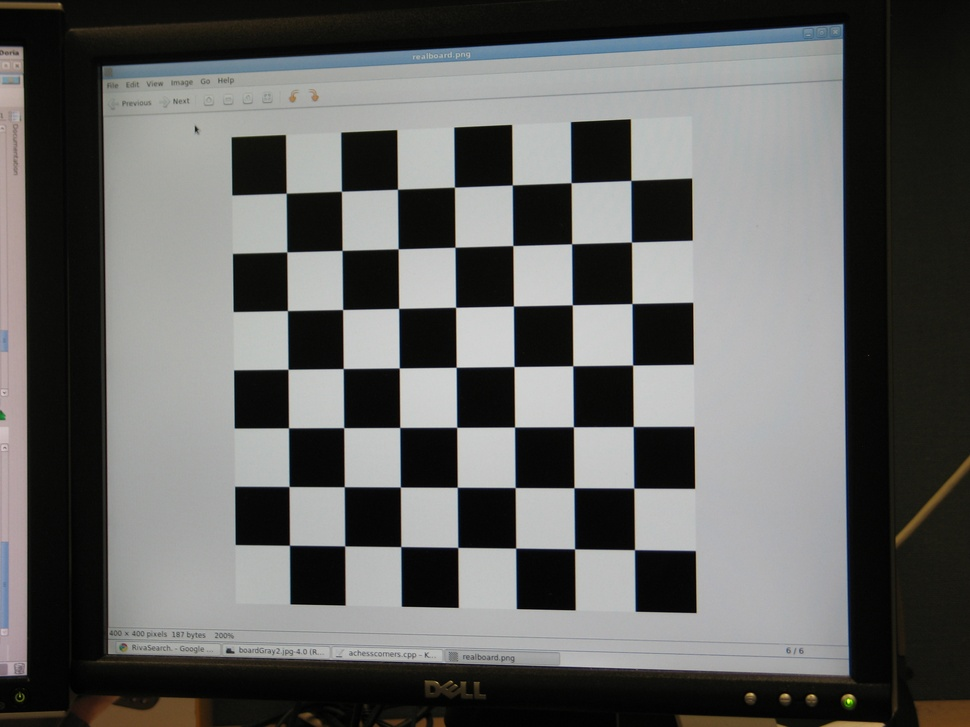
//> input picture c++/src/OpenCV/CheckerBoardCalibration/close.jpg, 970 x 727 px, shrunk from 3072 x 2304 before the run
$ ./FundamentalMatrix ../CheckerBoardCalibration/close.jpg   (built with g++ and OpenCV 4)
//> lines starting //> are read from the running program, lines starting //| are printed output that depends on the picture; after the words box and inside, x2 and y2 are one past the last pixel; in counts of white or black regions, pixels touching at a corner belong together
#include "opencv2/core/core.hpp"
#include "opencv2/imgproc/imgproc.hpp"
#include "opencv2/calib3d/calib3d.hpp"
#include "opencv2/highgui/highgui.hpp"

#include <iostream>
#include <string>

using namespace cv;

std::vector<Point3f> Create3DChessboardCorners(Size boardSize, float squareSize);

int main( int argc, char* argv[])
{
  Size boardSize(7,7); // the number of "inside corners" (where a black square meets a white square). This board is actually 8x8 squares

  float squareSize = 1.f; // This is "1 arbitrary unit"

  std::string imageFileName = argv[1];

  Mat image = imread(imageFileName, 1);
//> image is the input picture: 727 rows x 970 cols, CV_8UC3; mean B, G, R 96.4, 97.9, 97.5

  namedWindow( "Image View", 1 );

  Size imageSize = image.size();
//> imageSize = Size(970, 727)

  // Find the chessboard corners
  vector<vector<Point2f> > imagePoints(1);
  bool found = findChessboardCorners(image, boardSize, imagePoints[0]);
//> imagePoints = 1 point lists; found = true
  if(!found)
    {
    std::cerr << "Could not find chess board!" << std::endl;
    exit(-1);
    }

  drawChessboardCorners(image, boardSize, Mat(imagePoints[0]), found );
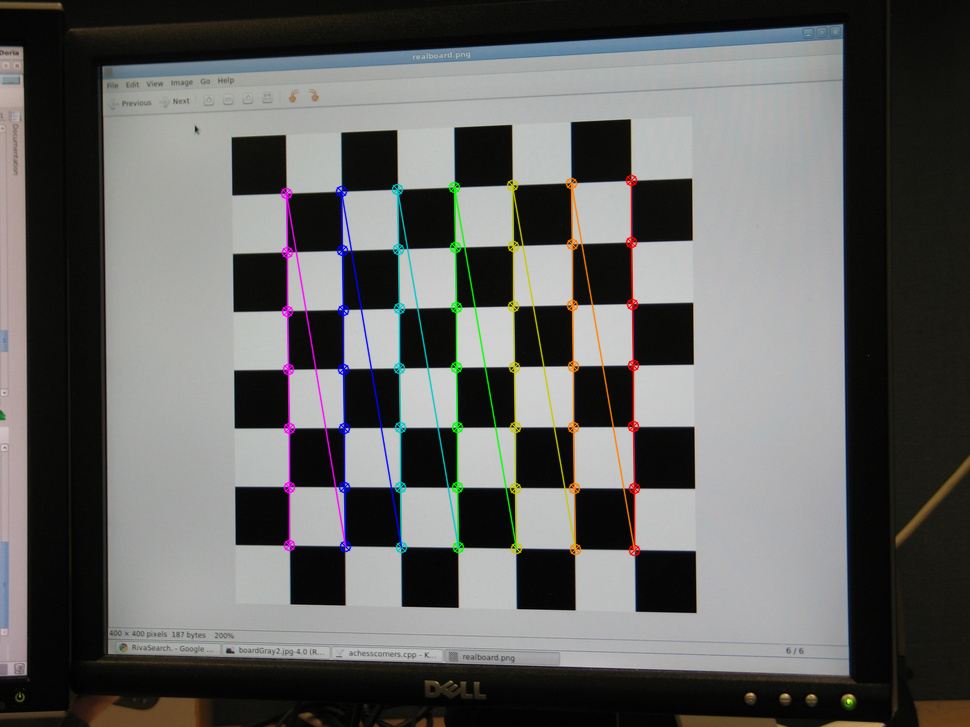
//> image: 727 rows x 970 cols, CV_8UC3; 2.56% of pixels changed, all inside (x1, y1, x2, y2) = (280, 174, 641, 557)

  std::vector<std::vector<Point3f> > objectPoints(1);
  objectPoints[0] = Create3DChessboardCorners(boardSize, squareSize);

  std::vector<Mat> rotationVectors;
  std::vector<Mat> translationVectors;

  Mat distortionCoefficients = Mat::zeros(8, 1, CV_64F); // There are 8 distortion coefficients
  Mat cameraMatrix = Mat::eye(3, 3, CV_64F);

  int flags = 0;
  double rms = calibrateCamera(objectPoints, imagePoints, imageSize, cameraMatrix,
                  distortionCoefficients, rotationVectors, translationVectors, flags|CV_CALIB_FIX_K4|CV_CALIB_FIX_K5);
//> cameraMatrix = [[5791.2, 0, 484.2], [0, 6265.3, 339.6], [0, 0, 1]]; distortionCoefficients = [0.36, 72, -0.111, 0.294, 100752.2]; rms = 1.57

  std::cout << "RMS: " << rms << std::endl;
//| RMS: 1.57012

  std::cout << "Ccamera matrix: " << cameraMatrix << std::endl;
//| Ccamera matrix: [5791.197412217281, 0, 484.2232210459443;
//|  0, 6265.331221522881, 339.5698757370693;
//|  0, 0, 1]
  std::cout << "Distortion _coefficients: " << distortionCoefficients << std::endl;
//| Distortion _coefficients: [0.3603672135070805;
//|  72.00487943896984;
//|  -0.1105659848708037;
//|  0.2937821032571252;
//|  100752.1965224765]

  imshow("Image View", image);
  waitKey(0);

  return 0;
}

std::vector<Point3f> Create3DChessboardCorners(Size boardSize, float squareSize)
{
  // This function creates the 3D points of your chessboard in its own coordinate system

  std::vector<Point3f> corners;

  for( int i = 0; i < boardSize.height; i++ )
  {
    for( int j = 0; j < boardSize.width; j++ )
    {
      corners.push_back(Point3f(float(j*squareSize),
                                float(i*squareSize), 0));
    }
  }

  return corners;
}

$ run again, on c++/src/OpenCV/CheckerBoardCalibration/far_small.jpg
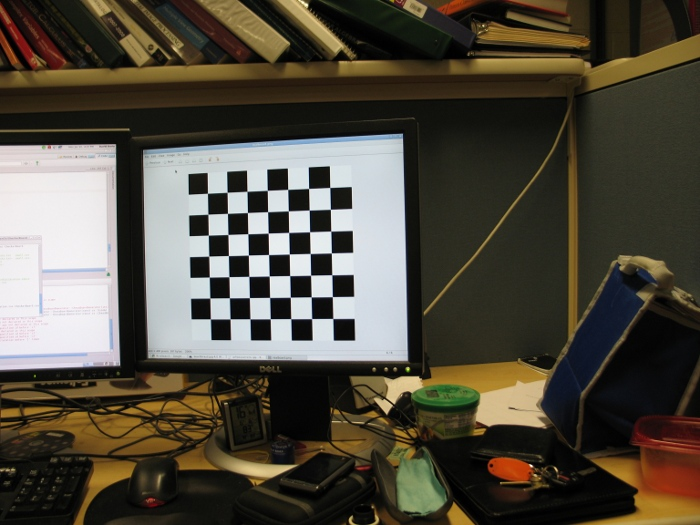
//> input picture c++/src/OpenCV/CheckerBoardCalibration/far_small.jpg, 700 x 525 px
//> image is the input picture: 525 rows x 700 cols, CV_8UC3; mean B, G, R 63.4, 75.6, 81.2
//> imagePoints = 1 point lists; found = true
//> `drawChessboardCorners(image, boardSize, Mat(imagePoints[0]), found );`:
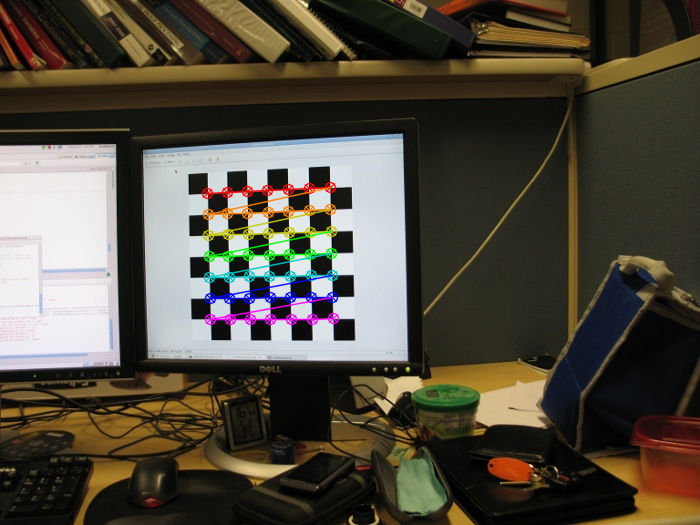
//> image: 525 rows x 700 cols, CV_8UC3; 2.28% of pixels changed, all inside (x1, y1, x2, y2) = (201, 181, 340, 326)
//> cameraMatrix = [[1160.5, 0, 359.2], [0, 1117, 254.3], [0, 0, 1]]; distortionCoefficients = [0.099, -62.9, -0.00178, -0.0219, 1748.2]; rms = 0.0825
//| RMS: 0.0824871
//| Ccamera matrix: [1160.545290488222, 0, 359.2343249579394;
//|  0, 1117.034163872432, 254.2500436990294;
//|  0, 0, 1]
//| Distortion _coefficients: [0.0990154286412307;
//|  -62.89907816007637;
//|  -0.001775430098647746;
//|  -0.02190437545084377;
//|  1748.207645557186]
